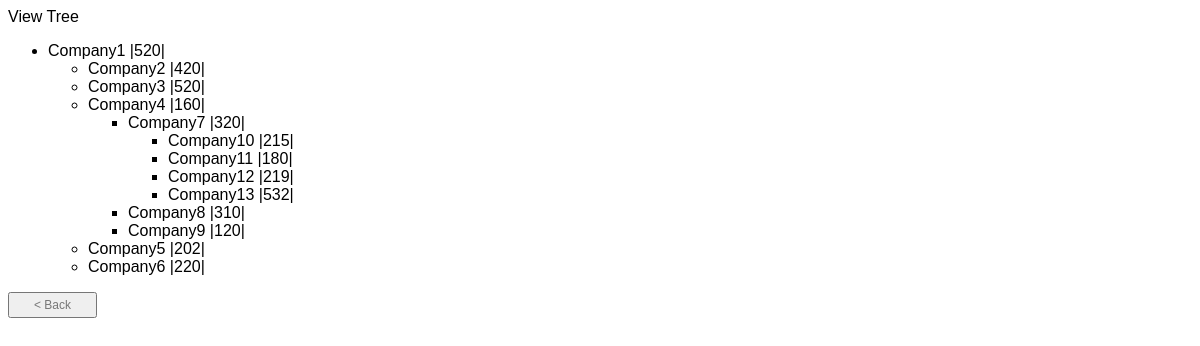
The page /treeview_user.php on the database its author committed.
### tables this page shows
CREATE TABLE IF NOT EXISTS `companies` (
  `pid` int(11) unsigned NOT NULL AUTO_INCREMENT,
  `name` varchar(70) DEFAULT NULL,
  `price` int(11) DEFAULT NULL,
  `idchild` int(10) unsigned DEFAULT NULL,
  PRIMARY KEY (`pid`),
  KEY `pid` (`pid`)
);

### treeview_user.php (the view, shortened to what this page needs)
<html>
<head>
<link rel="stylesheet" type="text/css" href="styles.css" />
</head>
<body>
<td>View Tree</td>
<?php
include( "db.php" );
	function ShowTree($ParentID, $lvl) {
	global $conn;
	global $lvl;
	$lvl++;
	$sSQL = "SELECT pid, name, price, idchild FROM companies WHERE idchild = " . $ParentID . " ORDER BY name";
	$result = mysql_query($sSQL, $conn);
	if (mysql_num_rows($result) > 0) {
		echo("<UL>\n");
	while ( $row = mysql_fetch_array($result) ) {
		$ID1 = $row["pid"];
		echo("<LI>\n");
		echo("" . $row["name"] ."\n". "|".$row["price"] . "|". "</A>" . "&nbsp;&nbsp;\n");
		ShowTree($ID1, $lvl);
		$lvl--;
	}
		echo("</UL>\n");
	}
	}
ShowTree(0, 0);
?>
<form method="back" action="index.php">
  <input class="btnsub" type="submit" value="< Back">
</form>
</body>
</html>

### styles.css (style rules this page uses)
body { font-family:Arial; }
input { font-family:Arial; font-size:14px; }
.btnsub { color:#777777; font-size:12px; padding:4px 24px; text-decoration:none; }

### rows shown on the page
companies: name "Company1", price "520"
companies: name "Company2", price "420"
companies: name "Company3", price "520"
companies: name "Company4", price "160"
companies: name "Company7", price "320"
companies: name "Company10", price "215"
companies: name "Company11", price "180"
companies: name "Company12", price "219"
companies: name "Company13", price "532"
companies: name "Company8", price "310"
companies: name "Company9", price "120"
companies: name "Company5", price "202"
companies: name "Company6", price "220"
